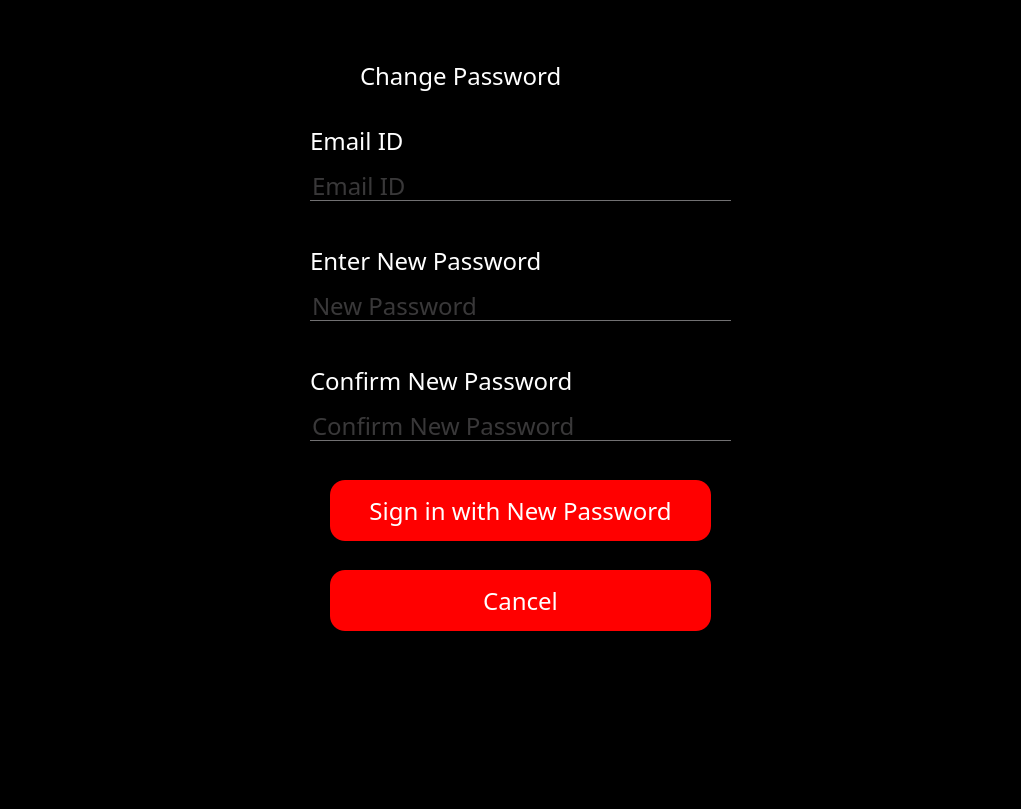
<?xml version="1.0" encoding="UTF-8"?>
<ui version="4.0">
 <class>Form</class>
 <widget class="QWidget" name="Form">
  <property name="geometry">
   <rect>
    <x>0</x>
    <y>0</y>
    <width>1021</width>
    <height>809</height>
   </rect>
  </property>
  <property name="maximumSize">
   <size>
    <width>1021</width>
    <height>825</height>
   </size>
  </property>
  <property name="windowTitle">
   <string>Form</string>
  </property>
  <property name="styleSheet">
   <string notr="true">*{
background:rgba;
font-family:century gothic;
font-size:24px;
}
QFrame
{
background:rgba;
border-radius:15px
}
QPushButton
{
background:red;
border-radius:60px;
}
QToolButton
{
background:red;
border-radius:60px;
}
QLabel
{
color:white;
background:transparent;
}
QPushButton
{
color:white;
border-radius:15px;
}
QPushButton:hover
{
color:#333;
border-radius:15px;
background:#49ebff;
}
QLineEdit
{
background:transparent;
border:none;
color:#717072;
border-bottom:1px solid #717072
}
</string>
  </property>
  <widget class="QFrame" name="frame">
   <property name="geometry">
    <rect>
     <x>250</x>
     <y>30</y>
     <width>561</width>
     <height>641</height>
    </rect>
   </property>
   <property name="frameShape">
    <enum>QFrame::StyledPanel</enum>
   </property>
   <property name="frameShadow">
    <enum>QFrame::Raised</enum>
   </property>
   <widget class="QLineEdit" name="newpwd">
    <property name="geometry">
     <rect>
      <x>60</x>
      <y>260</y>
      <width>421</width>
      <height>31</height>
     </rect>
    </property>
    <property name="text">
     <string/>
    </property>
    <property name="placeholderText">
     <string>New Password</string>
    </property>
   </widget>
   <widget class="QLineEdit" name="confirmnewpwd">
    <property name="geometry">
     <rect>
      <x>60</x>
      <y>380</y>
      <width>421</width>
      <height>31</height>
     </rect>
    </property>
    <property name="text">
     <string/>
    </property>
    <property name="echoMode">
     <enum>QLineEdit::Password</enum>
    </property>
    <property name="placeholderText">
     <string>Confirm New Password</string>
    </property>
   </widget>
   <widget class="QLabel" name="label_2">
    <property name="geometry">
     <rect>
      <x>60</x>
      <y>210</y>
      <width>281</width>
      <height>41</height>
     </rect>
    </property>
    <property name="text">
     <string>Enter New Password</string>
    </property>
   </widget>
   <widget class="QLabel" name="label_3">
    <property name="geometry">
     <rect>
      <x>60</x>
      <y>330</y>
      <width>301</width>
      <height>41</height>
     </rect>
    </property>
    <property name="text">
     <string>Confirm New Password</string>
    </property>
   </widget>
   <widget class="QPushButton" name="signpwd">
    <property name="geometry">
     <rect>
      <x>80</x>
      <y>450</y>
      <width>381</width>
      <height>61</height>
     </rect>
    </property>
    <property name="text">
     <string>Sign in with New Password</string>
    </property>
   </widget>
   <widget class="QPushButton" name="cancelpwd">
    <property name="geometry">
     <rect>
      <x>80</x>
      <y>540</y>
      <width>381</width>
      <height>61</height>
     </rect>
    </property>
    <property name="text">
     <string>Cancel</string>
    </property>
   </widget>
   <widget class="QLineEdit" name="email">
    <property name="geometry">
     <rect>
      <x>60</x>
      <y>140</y>
      <width>421</width>
      <height>31</height>
     </rect>
    </property>
    <property name="text">
     <string/>
    </property>
    <property name="placeholderText">
     <string>Email ID</string>
    </property>
   </widget>
   <widget class="QLabel" name="label_6">
    <property name="geometry">
     <rect>
      <x>60</x>
      <y>90</y>
      <width>281</width>
      <height>41</height>
     </rect>
    </property>
    <property name="text">
     <string>Email ID</string>
    </property>
   </widget>
   <widget class="QLabel" name="label">
    <property name="geometry">
     <rect>
      <x>110</x>
      <y>20</y>
      <width>401</width>
      <height>51</height>
     </rect>
    </property>
    <property name="styleSheet">
     <string notr="true">QLabel{
font-weight: bold;
font-size: 40px;
};</string>
    </property>
    <property name="text">
     <string>Change Password</string>
    </property>
   </widget>
   <widget class="QPushButton" name="homebtn">
    <property name="geometry">
     <rect>
      <x>10</x>
      <y>30</y>
      <width>93</width>
      <height>28</height>
     </rect>
    </property>
    <property name="styleSheet">
     <string notr="true">QPushButton
{
font-size:14px;
color:white;
background:transparent;
}</string>
    </property>
    <property name="text">
     <string/>
    </property>
    <property name="icon">
     <iconset>
      <normaloff>icons/arrow-left.svg</normaloff>icons/arrow-left.svg</iconset>
    </property>
    <property name="iconSize">
     <size>
      <width>32</width>
      <height>32</height>
     </size>
    </property>
   </widget>
  </widget>
 </widget>
 <resources/>
 <connections/>
</ui>
